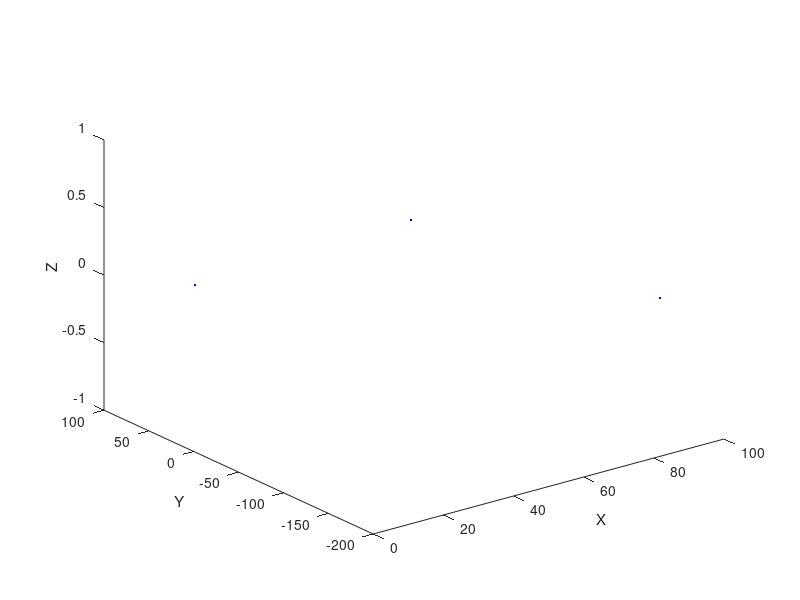

This chart was generated by the following MATLAB code:
x=12.4;
 y=76.6;
 z=90.8;
 ang=23;
 A=[x;y;z;1]
 B=[1,0,0,34.4;0,cos(ang),-sin(ang),(32.15*cos(ang))-(45.06*sin(ang));0,sin(ang),cos(ang),(32.15*sin(ang))+45.06*cos(ang);0,0,0,1]
 Res=B * A
 Res(4,:)=[]
 Res1=[Res(1,:)]
 Res2=[Res(2,:)]
 Res3=[Res(3,:)]
 
 plot3([x,y,z],[Res1,Res2,Res3] ,".b")
# plot3(Res(3,:),".r","LineWidth",50)|
xlabel("X")
ylabel("Y")
zlabel("Z")
